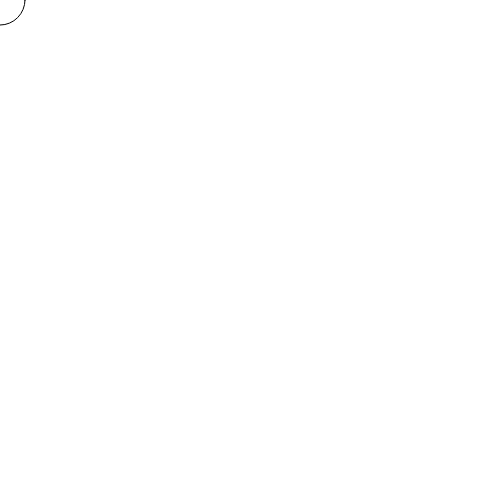
Frame 1 (no input)
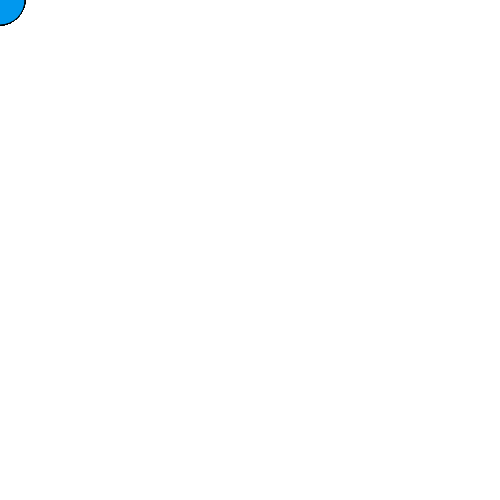
Frame 60 (no input)
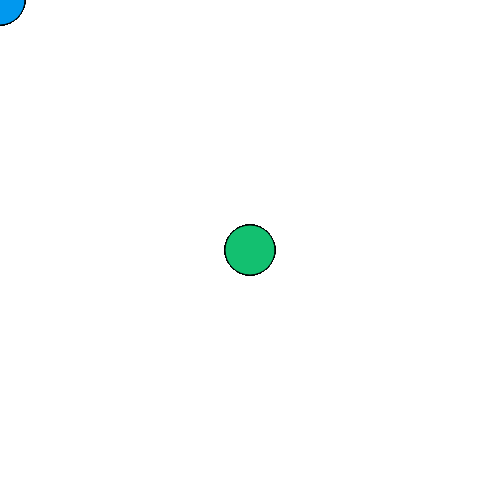
Frame 120 (the mouse pressed at the canvas centre since frame 60)

The p5.js sketch that drew these frames (run headless with seeded random() and noise() and a simulated clock; from frame 60 on, the mouse is pressed at the canvas centre):

// p5.js sketch
// ── sketch.js


function setup() {
  createCanvas(500, 500);

}
function draw() {

  ellipse(mouseX, mouseY, 50, 50);
  fill(random(255), random(255), random(255))
}

  /*
var x = 0;
  while (x <= width) {
    xc
    x = x + 50;

  }

  ellipse(0, 200, 25, 25);
  x = x + 50;

  ellipse(50, 200, 25, 25);
  x = x + 50;

  ellipse(100, 200, 25, 25);
  x = x + 50;

  ellipse(150, 200, 25, 25);
  x = x + 50;

  ellipse(200, 200, 25, 25);
  x = x + 50;

  ellipse(250, 200, 25, 25);
  x = x + 50;

  //ellipse(300, 200, 25, 25);

*/
